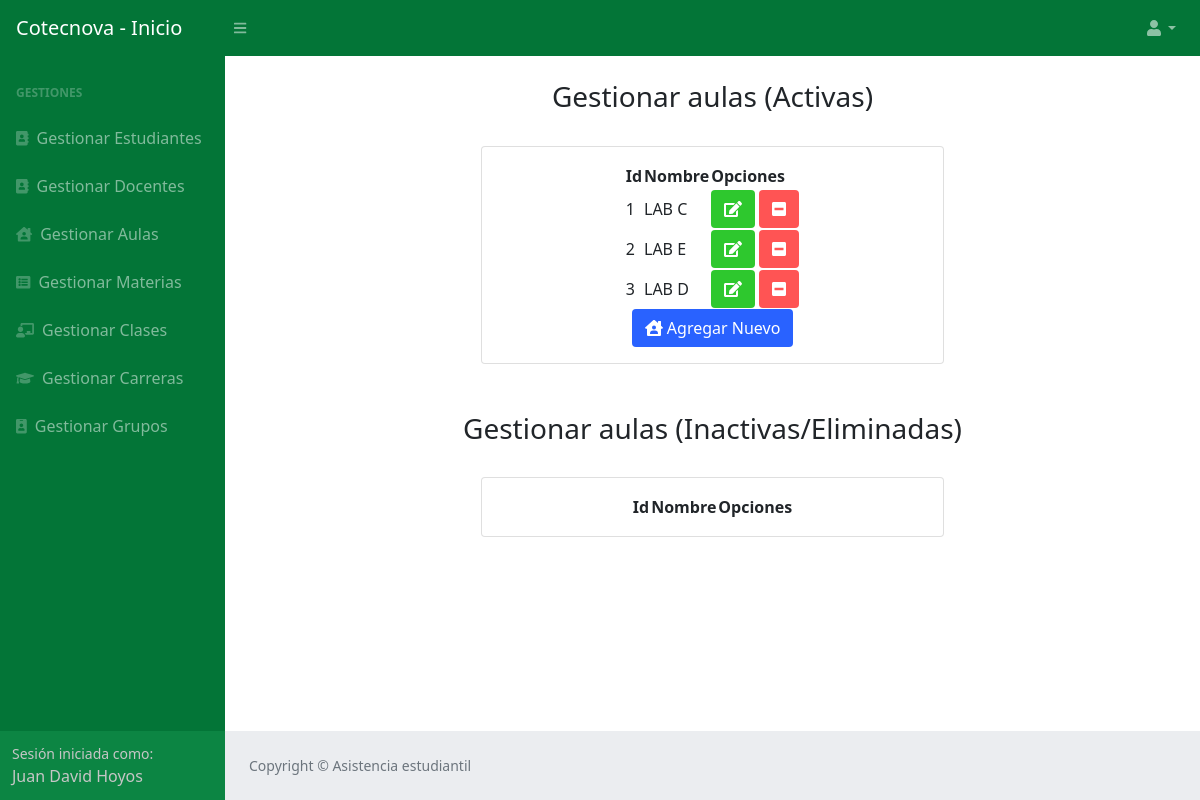
The app's page /gestion_aulas.php (signed in) with its own data.
### tables this page shows
CREATE TABLE `aula` (
  `id_aula` int(11) NOT NULL COMMENT 'Id del aula',
  `nombre` varchar(45) NOT NULL COMMENT 'Nombre del aula',
  `estado` int(11) NOT NULL COMMENT 'Activa o inactiva'
);

### Modelo/MySQL.php (called while the page is built, shortened)
<?php
class MySQL{
    private $hostname  = "localhost";
    private $user = "root";
    private $password = "";
    private $database = "asistencia";
    private $conexion;
    public function conectar(){
        $this->conexion = mysqli_connect($this->hostname, $this->user, $this->password, $this->database);
    }
    public function efectuarConsulta($consulta){
        mysqli_query($this->conexion, "SET lc_time_names = 'es_ES'" );
        mysqli_query($this->conexion, "SET NAMES 'utf8'");
        mysqli_query($this->conexion, "SET CHARACTER 'utf8'");
       $this->resultadoConsulta = mysqli_query($this->conexion, $consulta);
        return $this->resultadoConsulta;
    }
}

### gestion_aulas.php (the view, shortened to what this page needs)
<!DOCTYPE html>
<html lang="en">
<head>
    <link href="css/style2.css" rel="stylesheet" />
    <link href="css/styles.css" rel="stylesheet" />
</head>
<body class="sb-nav-fixed">
    <div id="container">
        <?php
        if (isset($_SESSION['tipousuario'])) {
            include("header_index.php");
        ?>
    </div>
    <?php
            require_once 'Modelo/MySQL.php';
            $mysql = new MySQL;
            $mysql->conectar();
            if (isset($_SESSION['idAdministrador'])) {
                $MostrarDatos = $mysql->efectuarConsulta("SELECT asistencia.aula.id_aula, asistencia.aula.nombre from aula where asistencia.aula.estado = 1");
            }
            if ($_SESSION['tipousuario'] == 3) {
    ?>
        <div id="layoutSidenav">
            <div id="layoutSidenav_content">
            <main>
                <div class="container-fluid px-4">
                <br>
                <center>
                    <h3>Gestionar aulas (Activas)</h3>
                    <br>
                </center>
                    <div class="row">
                        <center>
                        <div class="card mb-10 col-md-6 col-md-offset-3">
                            <div class="card-body">
                                    <table id="datatablesSimple">
                                        <thead>
                                            <tr>
                                            <th>Id</th>
                                            <th>Nombre</th>
                                            <th>Opciones</th>
                                            </tr>
                                        </thead>
                                        <tbody>
                                        <tr>
                                            <?php
                                            while ($valores1 = mysqli_fetch_assoc($MostrarDatos)) {
                                            $id_aula = $valores1 ['id_aula'];
                                            ?>
                                            <td><?php echo $valores1['id_aula'] ?></td>
                                            <td><?php echo $valores1['nombre'] ?></td>
                                            <td>
                                                <div class="text-center">
                                                <a class="btn" style="background-color: #2EC82E;color: white" href='update_aula2.php?id_aula=<?php echo $id_aula; ?>' role="button"><i class="fas fa-edit"></i></a>
                                                <a class="btn" style="background-color: #FF5454;color: white" href='Controlador/delete_aula.php?id_aula=<?php echo $id_aula; ?>' role="button"><i class="fas fa-minus-square"></i></a>
                                                </div>
                                            </td>
                                        </tr>
                                        <?php
                                            }
                                        ?>
                                        </tbody>
                                    </table>
                                    <a class="btn" style="background-color: #2962FF;color: white" href="registro_aula.php" role="button"><i class="fas fa-house-user"></i> Agregar Nuevo</a>
                                </div>
                            </center>
                        </div>
                        <br><br>
                        <center>
                            <h3>Gestionar aulas (Inactivas/Eliminadas)</h3>
                            <br>
                        </center>
                        <div class="row">
                            <center>
                            <div class="card mb-10 col-md-6 col-md-offset-3">
                            <div class="card-body">
                                    <table id="datatablesSimple2">
                                        <thead>
                                            <tr>
                                            <th>Id</th>
                                            <th>Nombre</th>
                                            <th>Opciones</th>
                                            </tr>
                                        </thead>
                                    </table>
                                </div>
                            </center>
                        </div>
                        <br><br>
                    </div>
                </main>
                <footer class="py-4 bg-light mt-auto">
                    <div class="container-fluid px-4">
                        <div class="d-flex align-items-center justify-content-between small">
                            <div class="text-muted">Copyright &copy; Asistencia estudiantil</div>
                        </div>
                    </div>
                </footer>
            </div>
        </div>
    <?php
            }
    ?>
<?php
        } else {
            header("refresh:0;url=login.php");
        }
?>
</body>
</html>

### records on screen
aula: id_aula "1", nombre "LAB C"
aula: id_aula "2", nombre "LAB E"
aula: id_aula "3", nombre "LAB D"

### other values on screen
$_SESSION['nombre'] "Juan David"
$_SESSION['apellido'] "Hoyos"
